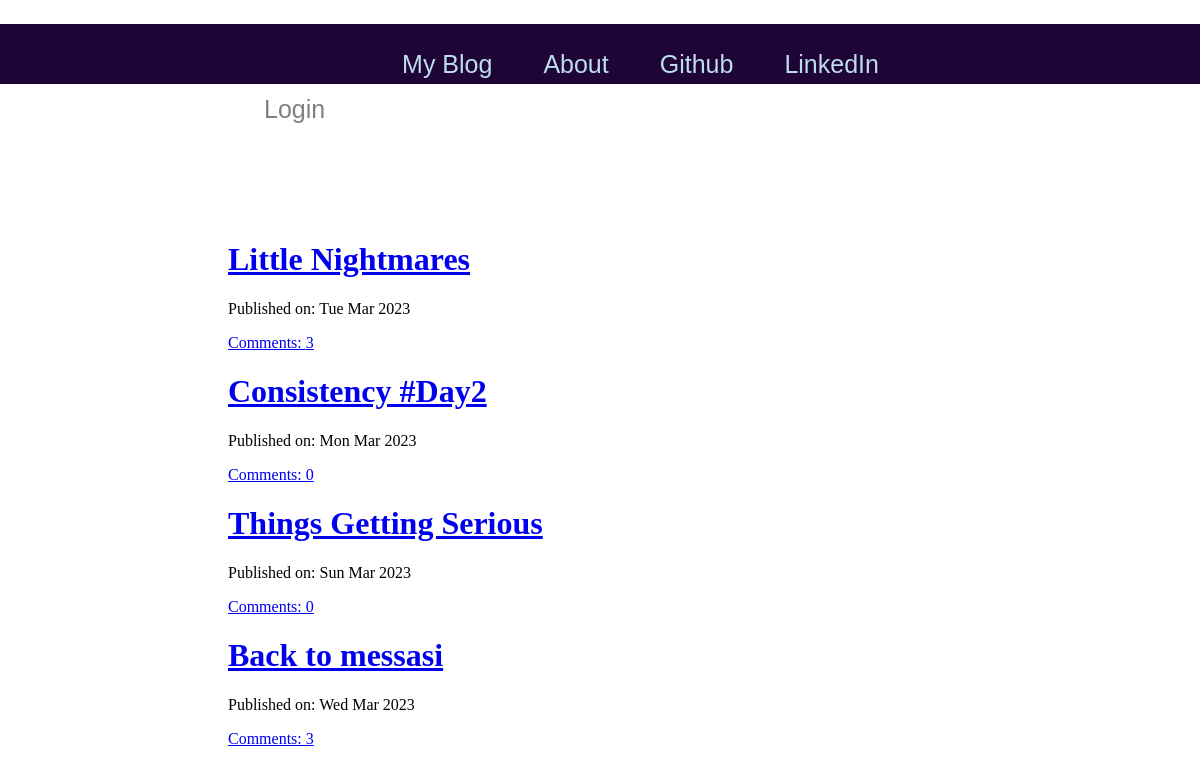
The page / on the database its author committed.
### blog/models.py (models this page shows, shortened)
class Post(models.Model):
    author = models.ForeignKey('auth.User',on_delete=models.CASCADE)
    title = models.CharField(max_length=200)
    text = models.TextField()
    created_date = models.DateTimeField(default=timezone.now) #setting the creation time of the post to the current time
    published_date = models.DateTimeField(blank=True , null=True) #can be blank and even null at creation and even later
    def approve_comments(self):
        return self.comments.filter( approved_comment = True )

### blog/views.py (the view)
# urls.py: path('',blogViews.PostListView.as_view(),name='post_list'),
class PostListView(ListView):
    model = Post
    def get_queryset(self):
        return Post.objects.filter(published_date__lte=timezone.now())  .order_by('-published_date') #descending order

### blog/Templates/blog/post_list.html
{% extends 'blog/base.html' %}
{% block content %}
    <div class='centerstage'>
        {% for post in post_list %}
            <div class='post'>
                <h1><a href="{% url 'post_detail' pk=post.pk %}">{{ post.title }}</a></h1>
                <div class='date'>
                    <p>Published on: {{post.published_date|date:"D M Y"}}</p>
                </div>
                <a href="{% url 'post_detail' pk=post.pk %}">Comments: {{post.approve_comments.count}}</a>
            </div>
        {% endfor %}
    </div>
{% endblock %}

### blog/Templates/blog/base.html (shortened to what this page needs)
{% load static%}
<!DOCTYPE html>
<html>
<head>
</head>
<body>
    <nav class="techfont custom-navbar">
        <div class="container">
            <ul class="navbar">
                <li><a class="navbar-bigbrand" href="{% url 'post_list' %}">My Blog</a></li>
                <li><a href="{% url 'about' %}">About</a></li>
                <li><a href="/">Github</a></li>
                <li><a href="/">LinkedIn</a></li>
            </ul>
            <ul class='navbar-right'>
                {% if user.is_authenticated %}
                    <li>
                        <a href="{% url 'post_new' %}">New Post</a>
                    </li>
                    <li>
                        <a href="{% url 'post_draft_list' %}">Drafts</a>
                    </li>
                    <li>
                        <a href="{% url 'logout' %}">Logout</a>
                    </li>
                    <li>
                        <a>Welcome {{user.username}}!</a>
                    </li>
                {% else %}
                    <li>
                        <a class="navbar-bar" href="{% url 'login' %}">Login</a>
                    </li>
                {% endif %}
        </div>
    </nav>
    <div class="blog_posts">
        {% block content %}
        {% endblock %}
    </div>
</body>
</html>

### blog/Templates/blog/base.html (style rules this page uses)
.navbar { height:40px; width:100%; position: fixed; z-index:1; top:0; left:0; background-color:#1F0438; overflow-x: :hidden; padding-top:20px; display: flex; justify-content: center; align-items: center; list-style: none; }
.navbar a { padding: 6px 15px 6px 16px; text-decoration: none; font-size: 25px; color: #BDDDEC; display:block; margin: 0 10px; }
.navbar-right { margin-left:120px; padding: 65px 100px; list-style: none; }
.navbar-right a { padding: 6px 0px 6px 16px; text-decoration: none; font-size: 25px; color: #818181; display:block; margin: 0 10px; }
.navbar-right li { margin: 0 10px; }
.techfont { font-family: 'Franklin Gothic Medium', 'Arial Narrow', Arial, sans-serif; font-size: 1.5em; margin-bottom: 10px; }
.blog_posts { margin-left:120px; padding: 1px 100px; }
.navbar-bigbrand { font-size: 1.5em; }
.centerstage { margin-left: auto; margin-right: auto; }

### rows shown on the page
Post: title "Little Nightmares", published_date "Tue Mar 2023", approve_comments.count "3"
Post: title "Consistency #Day2", published_date "Mon Mar 2023", approve_comments.count "0"
Post: title "Things Getting Serious", published_date "Sun Mar 2023", approve_comments.count "0"
Post: title "Back to messasi", published_date "Wed Mar 2023", approve_comments.count "3"
